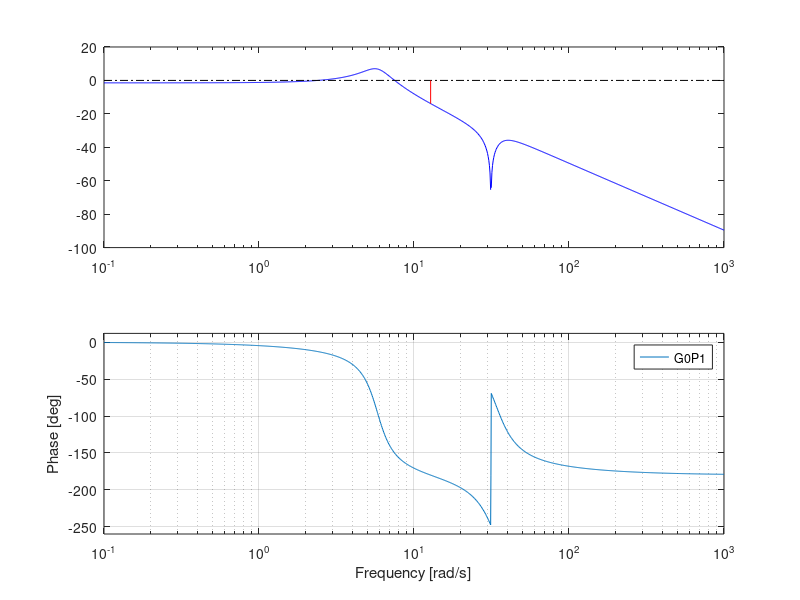

The MATLAB source for this figure: (Note: this script raises an error after producing the figure.)
%%%%%%%%%%%%%%%%%%%%%%%%%%%%%%%%%%%%%%%%%%%%%%%%%%%%%%%%%%%%%%%%%%%%%%%%%%%
% IRT Regelunsgtechnisches Labor
% Aufgabe 7 und 8 - Vorlage
%%%%%%%%%%%%%%%%%%%%%%%%%%%%%%%%%%%%%%%%%%%%%%%%%%%%%%%%%%%%%%%%%%%%%%%%%%%
clc
clear
close all

% Parameter der Regelstrecke Viertelfahrzeug

% Massen
m_s = 4.5;             % Aufbaumasse [kg]
m_u = 0.9;             % Radmasse [kg]

% Federsteifigkeiten
c_s = 177;             % Federsteifigkeit c_s [N/m]
c_u = 885;             % Federsteifigkeit c_u [N/m]

% Dämpferkonstanten
d_s = 0.142*10^3*0.1;  % Dämpferkonstante d_s [Ns/m]


%% Teilübertragungsfunktion aufstellen

% Koeffizienten des Zählerpolynoms
b2_u = m_u;
b1_u = 0;
b0_u = c_u;

% Koeffizienten des Nennerpolynoms
a4_u = m_u*m_s;
a3_u = (m_u+m_s)*d_s;
a2_u = m_s*(c_s+c_u)+m_u*c_s;
a1_u = d_s*c_u;
a0_u = c_s*c_u;

Gsu = tf([b2_u,b1_u,b0_u],[a4_u,a3_u,a2_u,a1_u,a0_u]);

%% Reglerauslegung

% P-Regler
Gr_P = 1;

% Offenen Regelkreis aufstellen
G0P = Gsu*Gr_P;

% Bode Plot für offenen Regelkreis
figure(1)
bode(G0P);

% Reglerauslegung ergänzen
% Aufagbe 7
G0P1 = Gsu*db2mag(43.5)
bode(G0P1)
margin(G0P1)

%% Aufgabe 8
pzmap(Gsu)

K_p = 1;
s = tf('s');
R_3 = K_p*33.67*(1/33.67*s^2 +  2.211/33.67*s+1)/( 2.211/33.67*s);
pzmap(G0R3)
bode(Gsu*R_3)
% sisotool(G0R3)

K_p = db2mag(32.5);
s = tf('s');
R_3 = K_p*33.67*(1/33.67*s^2 +  2.211/33.67*s+1)/( 2.211/33.67*s);

figure()
bode(Gsu*R_3)
GgR3 = feedback(Gsu*R_3,1);
step(GgR3)




